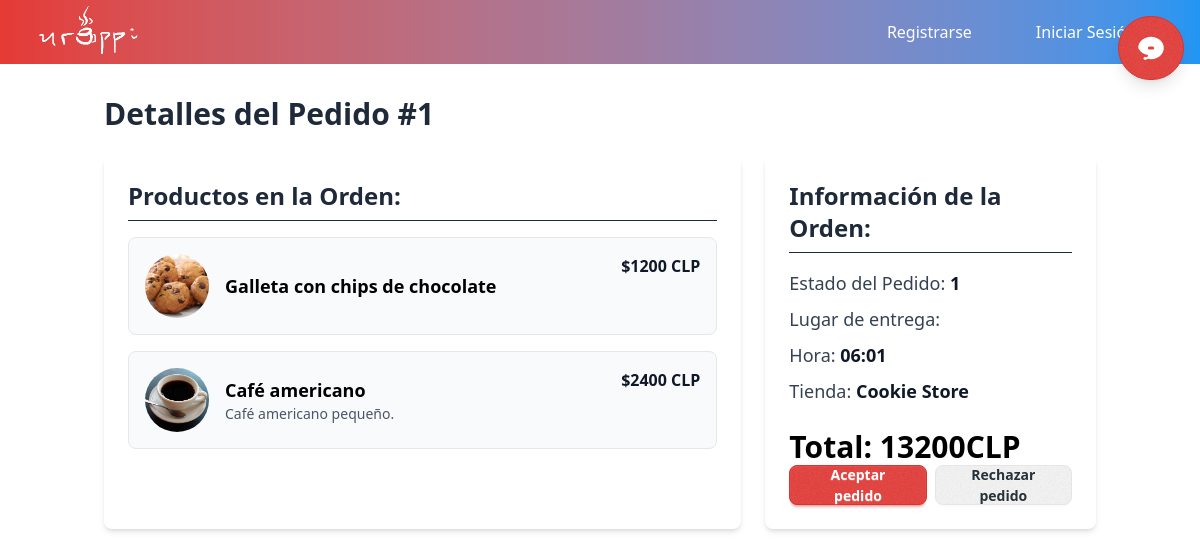
/order_selected/1/, run on the app's committed database.
### urappiapp/models.py (models this page shows, shortened)
class Product(models.Model):
    categorys = [("beb-cal", "Bebidas calientes"), ("beb-fria", "Bebidas frías"), ("pas-boll", "Pastelería y Bollería"), ("sandw", "Sandwiches"), ("otro", "Otro")]
    productID = models.AutoField(primary_key=True)
    productName = models.CharField(max_length=32)  # Nombre del producto
    category = models.CharField(max_length=32, choices=categorys)  # Categoría del producto
    description = models.TextField()  # Descripción del producto
    prodImage = models.ImageField(upload_to="products/", null=True, blank=True)  # Imagen del producto
    priceCLP = models.IntegerField()  # Precio en CLP

class Shop(models.Model):
    shopID = models.AutoField(primary_key=True)  # ID único de la tienda
    shopDescription = models.TextField()  # Descripción de la tienda
    openTime = models.TimeField()  # Hora de apertura
    closingTime = models.TimeField()  # Hora de cierre
    shopName = models.CharField(max_length=32)  # Nombre de la tienda
    shopImage = models.ImageField(upload_to="stores/", null=True, blank=True)  # Imagen de la tienda
    location = models.TextField()  # Ubicación de la tienda
    rating = models.FloatField(default=0.0)
    votes = models.IntegerField(default=0)

### app_repartidor/views.py (the view)
# urls.py: path('order_selected/<str:order_id>/', views.order_details, name='order_selected'),
def order_details(request, order_id):
    selected_order = get_object_or_404(Order, id=order_id)
    order_items = OrderItem.objects.filter(order__id=order_id)
    product_list = [
        {
            "productName": item.product.productName,
            "priceCLP": item.price,
            "description": item.product.description,
            "prodImage": item.product.prodImage,
            "quantity": item.quantity,
        }
        for item in order_items
    ]
    info = {
        "usuario": request.user,
        "orderID": selected_order.id,
        "status": selected_order.status,
        "customer": (
            selected_order.customer.apodo
            if selected_order.customer.apodo
            else selected_order.customer.username
        ),
        "location": selected_order.deliveryLocation,
        "time": selected_order.createdAt.strftime("%H:%M"),
        "createdAt": selected_order.createdAt.strftime("%Y-%m-%d"),
        "product_list": product_list,
        "bill": f"{sum(item.price * item.quantity for item in order_items)}CLP",
        "shop": selected_order.shop.shopName,
    }
    return render(request, "app_repartidor/order_selected.html", info)

### app_repartidor/templates/app_repartidor/order_selected.html (shortened to what this page needs)
{% extends 'urappi/base.html' %}
{% load static %}
{% block content %}
<div class="container mx-auto px-4 py-8">
    <h1 class="text-3xl font-bold text-gray-800 mb-6">Detalles del Pedido #{{ orderID }}</h1>
    <div class="flex flex-col lg:flex-row gap-6">
        <div class="flex-1 bg-white p-6 rounded-lg shadow-md">
            <h2 class="text-2xl font-semibold text-gray-800 mb-4 border-b pb-2">Productos en la Orden:</h2>
            {% if product_list %}
                <div class="space-y-4">
                    {% for item in product_list %}
                        <div class="product-item bg-gray-50 p-4 rounded-lg border border-gray-200 relative flex items-center">
                            <div class="w-16 h-16 rounded-full overflow-hidden mr-4 flex-shrink-0">
                                <img src="{{ item.prodImage }}" alt="{{ item.ProductName }}" class="w-full h-full object-cover">
                            </div>
                            <div class="flex-grow">
                                <h4 class="text-lg font-bold text-black">{{ item.productName }}</h4>
                                <p class="text-sm text-gray-600">{{ item.description }}</p>
                            </div>
                            <p class="price absolute top-4 right-4 text-md font-semibold text-gray-900">
                                ${{ item.priceCLP }} CLP
                            </p>
                        </div>
                    {% endfor %}
                </div>
            {% else %}
                <p class="text-gray-600">No hay productos en este pedido.</p>
            {% endif %}
        </div>
        <div class="w-full lg:w-1/3 bg-white p-6 rounded-lg shadow-md flex-shrink-0">
            <h2 class="text-2xl font-semibold text-gray-800 mb-4 border-b pb-2">Información de la Orden:</h2>
            <p class="text-lg text-gray-700 mb-2">Estado del Pedido: <span class="font-bold text-gray-900">{{ status }}</span></p>
            <p class="text-lg text-gray-700 mb-2">Lugar de entrega: </p>
            <p class="text-lg text-gray-700 mb-2">Hora: <span class="font-bold text-gray-900">{{ time }}</span></p>
            <p class="text-lg text-gray-700 mb-2">Tienda: <span class="font-bold text-gray-900">{{ shop }}</span></p>
            <p class="text-3xl font-extrabold text-black mt-6">Total: {{ bill }}</p>
        <form method="post" action="{% url 'app_repartidor:accepted_order' %}" class="w-full">
                        <div class="flex gap-2 mt-auto">
                            <button type="submit" name="action" value="accept" class="flex-1 btn btn-primary">Aceptar pedido</button>
                            <button type="submit" name="action" value="reject" class="flex-1 btn btn-danger">Rechazar pedido</button>
                        </div>
                    </form>
                        </div>
    </div>
<div class="fixed top-4 right-4 z-50">
    <a href="#" class="w-full btn btn-primary mt-auto rounded-full p-4 shadow-lg hover:bg-blue-700 transition duration-300 flex items-center justify-center w-16 h-16">
    </a>
</div>
</div>
{% endblock content %}

### data on the page
Product: prodImage (placeholder picture), productName "Galleta con chips de chocolate"
Product: prodImage (picture), productName "Café americano", description "Café americano pequeño."
Shop: shopName "Cookie Store"

### other printed values
{{ orderID }} "1"
{{ item.priceCLP }} "1200" "2400"
{{ status }} "1"
{{ time }} "06:01"
{{ bill }} "13200CLP"
